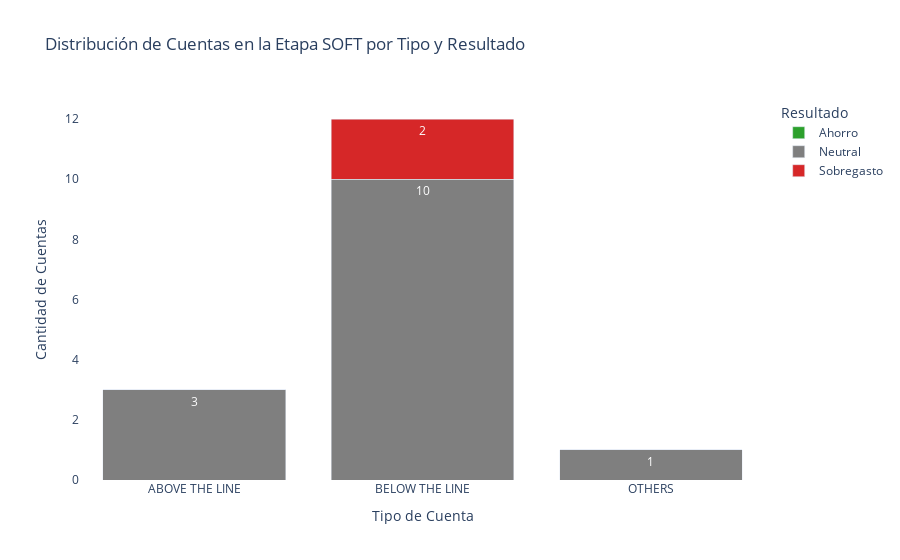

Here is the notebook cell this chart was saved with:
### Code cell
# Asegurar que todas las categorías de 'Estado' estén presentes
for col in ['Ahorro', 'Neutral', 'Sobregasto']:
    if col not in conteo_tipo_estado_soft.columns:
        conteo_tipo_estado_soft[col] = 0

# Transformar el DataFrame a formato largo para graficar
df_plot = conteo_tipo_estado_soft.melt(
    id_vars='TIPO',
    value_vars=['Ahorro', 'Neutral', 'Sobregasto'],  # Asegúrate que estas columnas existen
    var_name='Estado',
    value_name='Cantidad'
)

# Crear gráfico de barras apiladas
fig = px.bar(
    df_plot,
    x='TIPO',
    y='Cantidad',
    color='Estado',
    title='Distribución de Cuentas en la Etapa SOFT por Tipo y Resultado',
    text='Cantidad',
    color_discrete_map={
        'Ahorro': '#2CA02C',
        'Neutral': '#7F7F7F',
        'Sobregasto': '#D62728'
    }
)

fig.update_traces(textposition='auto')
fig.update_layout(
    xaxis_title='Tipo de Cuenta',
    yaxis_title='Cantidad de Cuentas',
    plot_bgcolor='white',
    legend_title='Resultado',
    barmode='stack'
)

### Figure 1 — Plotly figure (JSON) as saved in the notebook; plotly's stock layout.template omitted (floating-point values rounded to 4 significant figures)
{"data": [{"hovertemplate": "Estado=Ahorro<br>TIPO=%{x}<br>Cantidad=%{text}<extra></extra>", "legendgroup": "Ahorro", "marker": {"color": "#2CA02C", "pattern": {"shape": ""}}, "name": "Ahorro", "orientation": "v", "showlegend": true, "text": [0.0, 0.0, 0.0], "textposition": "auto", "type": "bar", "x": ["ABOVE THE LINE", "BELOW THE LINE", "OTHERS"], "xaxis": "x", "y": [0, 0, 0], "yaxis": "y"}, {"hovertemplate": "Estado=Neutral<br>TIPO=%{x}<br>Cantidad=%{text}<extra></extra>", "legendgroup": "Neutral", "marker": {"color": "#7F7F7F", "pattern": {"shape": ""}}, "name": "Neutral", "orientation": "v", "showlegend": true, "text": [3.0, 10.0, 1.0], "textposition": "auto", "type": "bar", "x": ["ABOVE THE LINE", "BELOW THE LINE", "OTHERS"], "xaxis": "x", "y": [3, 10, 1], "yaxis": "y"}, {"hovertemplate": "Estado=Sobregasto<br>TIPO=%{x}<br>Cantidad=%{text}<extra></extra>", "legendgroup": "Sobregasto", "marker": {"color": "#D62728", "pattern": {"shape": ""}}, "name": "Sobregasto", "orientation": "v", "showlegend": true, "text": [0.0, 2.0, 0.0], "textposition": "auto", "type": "bar", "x": ["ABOVE THE LINE", "BELOW THE LINE", "OTHERS"], "xaxis": "x", "y": [0, 2, 0], "yaxis": "y"}], "layout": {"barmode": "stack", "legend": {"title": {"text": "Resultado"}, "tracegroupgap": 0}, "plot_bgcolor": "white", "title": {"text": "Distribución de Cuentas en la Etapa SOFT por Tipo y Resultado"}, "xaxis": {"anchor": "y", "domain": [0, 1], "title": {"text": "Tipo de Cuenta"}}, "yaxis": {"anchor": "x", "domain": [0, 1], "title": {"text": "Cantidad de Cuentas"}}}}
